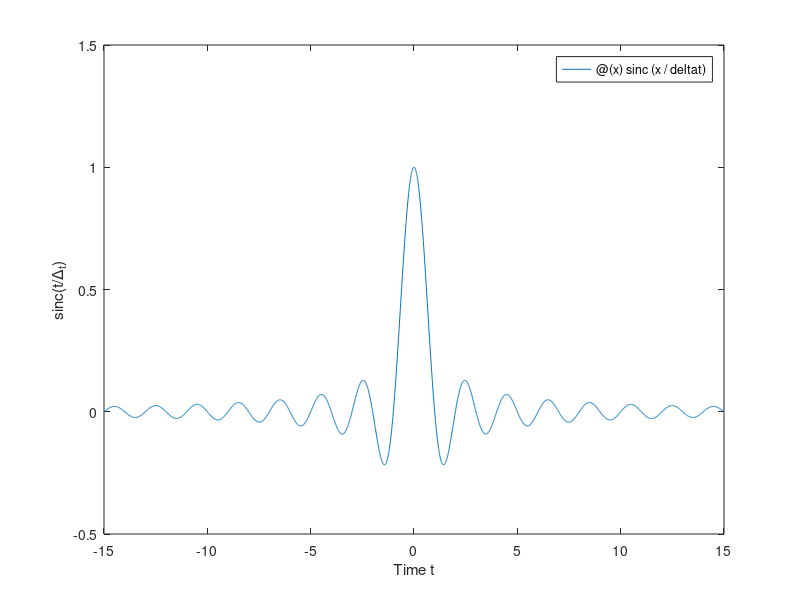
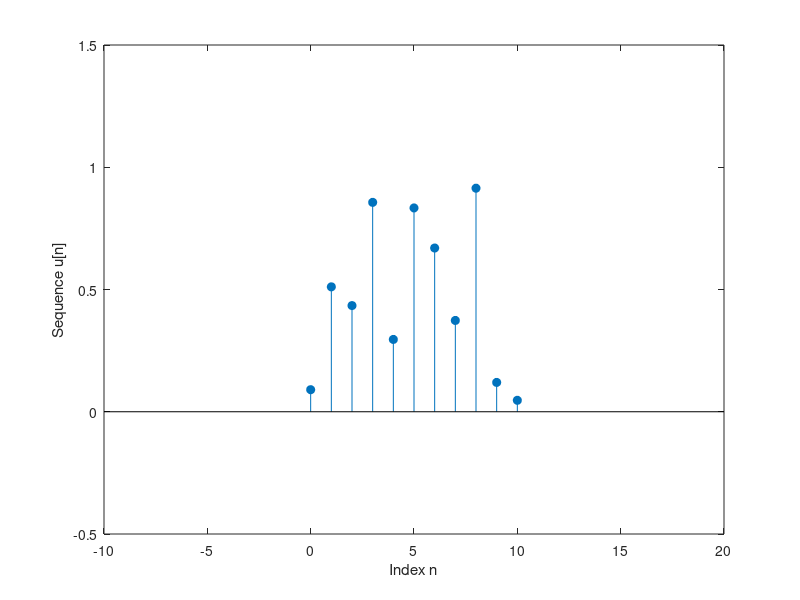
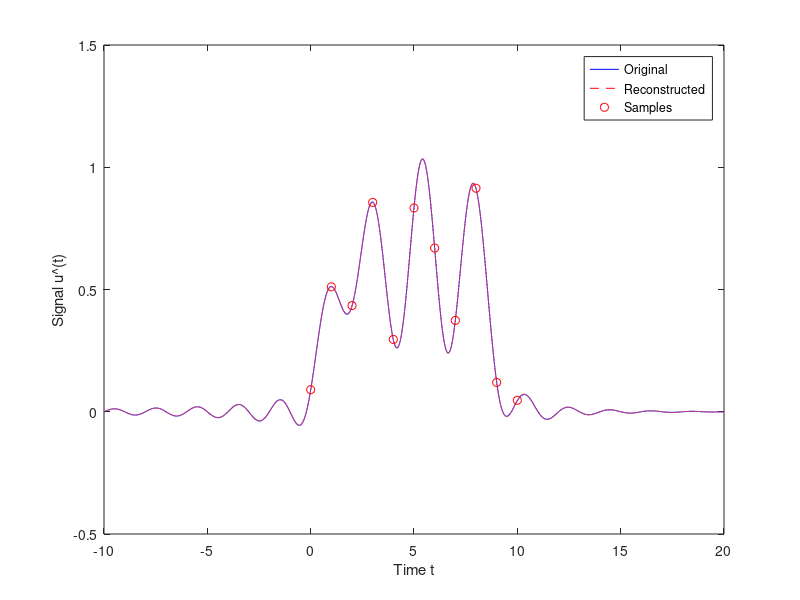

These figures' MATLAB source, in order:
%% Sample 6-1
%% 標本化
% Sinc関数
% 
% 画像処理特論
% 
% 村松 正吾 
% 
% 動作確認: MATLAB R2020a
%% Sampling
% Sinc function
% 
% Advanced Topics in Image Processing
% 
% Shogo MURAMATSU
% 
% Verified: MATLAB R2020a
% 準備
% (Preparation)

close all
% 標本化周期の設定
% (Setting the sampling period)
%% 
% * $\Delta_\mathrm{t}$: 標本化周期 (Sampling period)

% Sampling period
deltat = 1
% Sinc関数
% (Sinc function)
% 
% $$\mathrm{sinc}(\Delta_\mathbf{t}^{-1}t) \colon = \frac{\sin(\pi \Delta_\mathrm{t}^{-1}t)}{\pi 
% \Delta_\mathrm{t}^{-1}t}$$

% Sinc function
figure(1)
fplot(@(x) sinc(x/deltat),[-15 15])
xlabel('Time t')
ylabel('sinc(t/\Delta_t)')
axis([-15 15 -0.5 1.5])
% 入力信号の設定
% (Setting the input signal)
% 
% $$u(t) = \sum_{k\in\mathbb{Z}} c[k]\mathrm{sinc}(\Delta_\mathrm{t}^{-1}t-k)$$
% 
% シャノンの標本化定理は帯域制限信号 (Shannon's sampling theorem is for the bandwidth-limiting 
% signal )
% 
% $$u\in \mathrm{span}\{\mathrm{sinc}(\Delta_\mathrm{t}^{-1}\cdot-n)\}_n.$$
% 
% を対象とする。

% Configuration
ts = -10;
te = 20;
k = 0:floor(10/deltat);
td = linspace(ts,te,(te-ts)*floor(1e3/deltat));
[Ts,K] = ndgrid(td,k);

% Generation of signal
c = rand(size(k));
u = sinc(Ts/deltat - K)*c(:);

% Plot the signal
figure(2)
plot(td,u)
xlabel('Time t')
ylabel('Signal u(t)')
axis([ts te -0.5 1.5])
% Sinc関数による標本化
% (Sampling with sinc function)
% $$u[n] = \Delta_\mathrm{t}^{-1}\int_{-\infty}^{\infty}u(t)\mathrm{sinc}(\Delta_\mathrm{t}^{-1}t-n)dt$$
% 
% 以下では有限なサポート領域および台形則で積分を近似していることに注意 (Note that the following approximates the 
% integral with a finite support region and a trapezoidal law.)

% Trapezoidal numerical integration
s = (1/deltat)*trapz(td,u.*sinc(Ts/deltat-K));

% Plot samples
figure(2)
stem(deltat*k,s,'filled')
xlabel('Index n')
ylabel('Sequence u[n]')
axis([ts te -.5 1.5])
% 信号再構成
% (Signal reconstruction)
% 
% $$\hat{u}(t) = \sum_{k\in\mathbb{Z}} u[k]\mathrm{sinc}(\Delta_\mathrm{t}^{-1}t-k)$$

% Reconstruct the signal from the samples
uhat = sinc(Ts/deltat - K)*s(:);

% Plot the signal
figure(3)
plot(td,u,'b',td,uhat,'--r',deltat*k,s,'or')
xlabel('Time t')
ylabel('Signal u\^(t)')
axis([ts te -0.5 1.5])
legend('Original','Reconstructed','Samples')
%% 
% © Copyright, Shogo MURAMATSU, All rights reserved.
